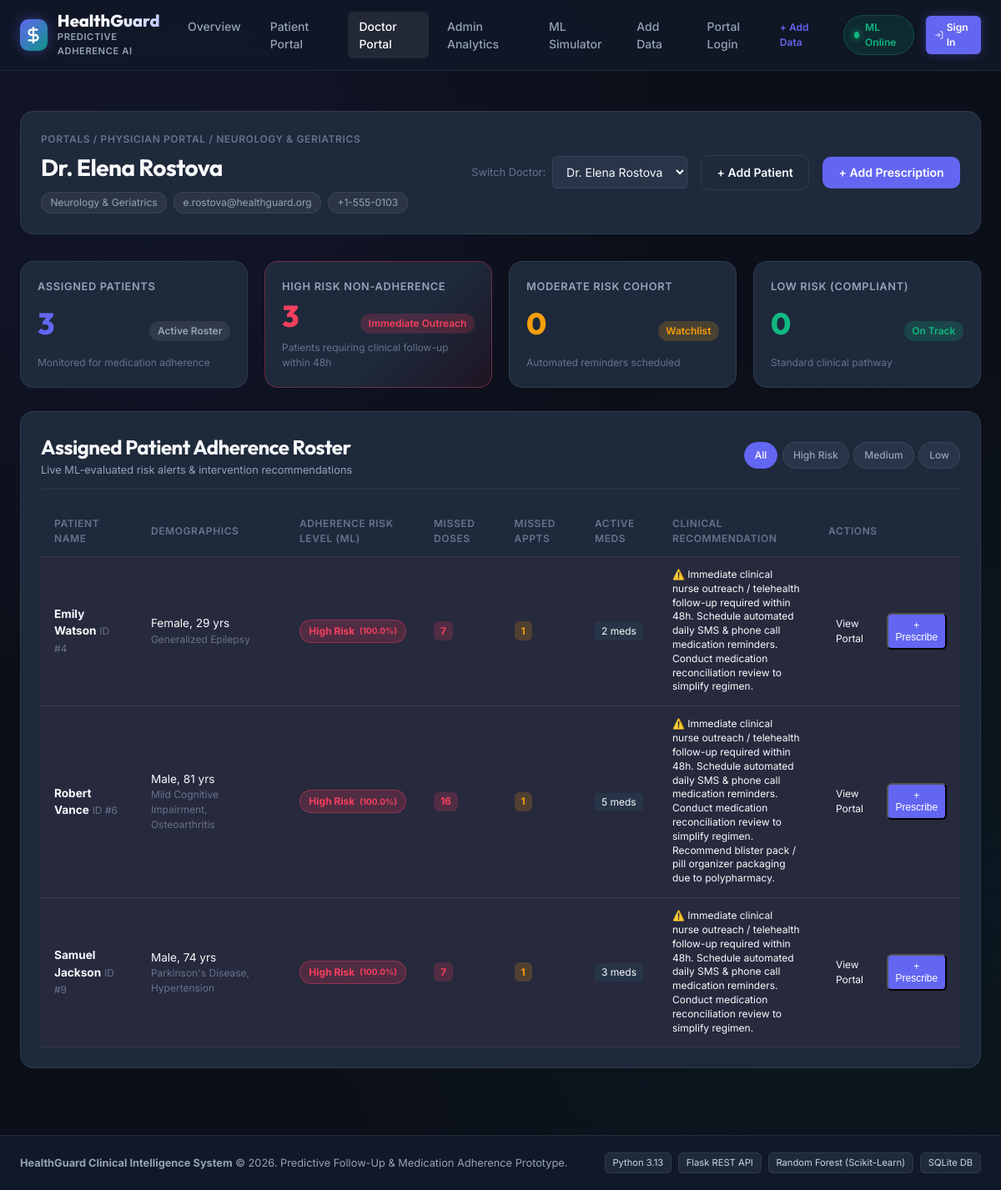
The page /doctor/3 on the database as committed earlier.
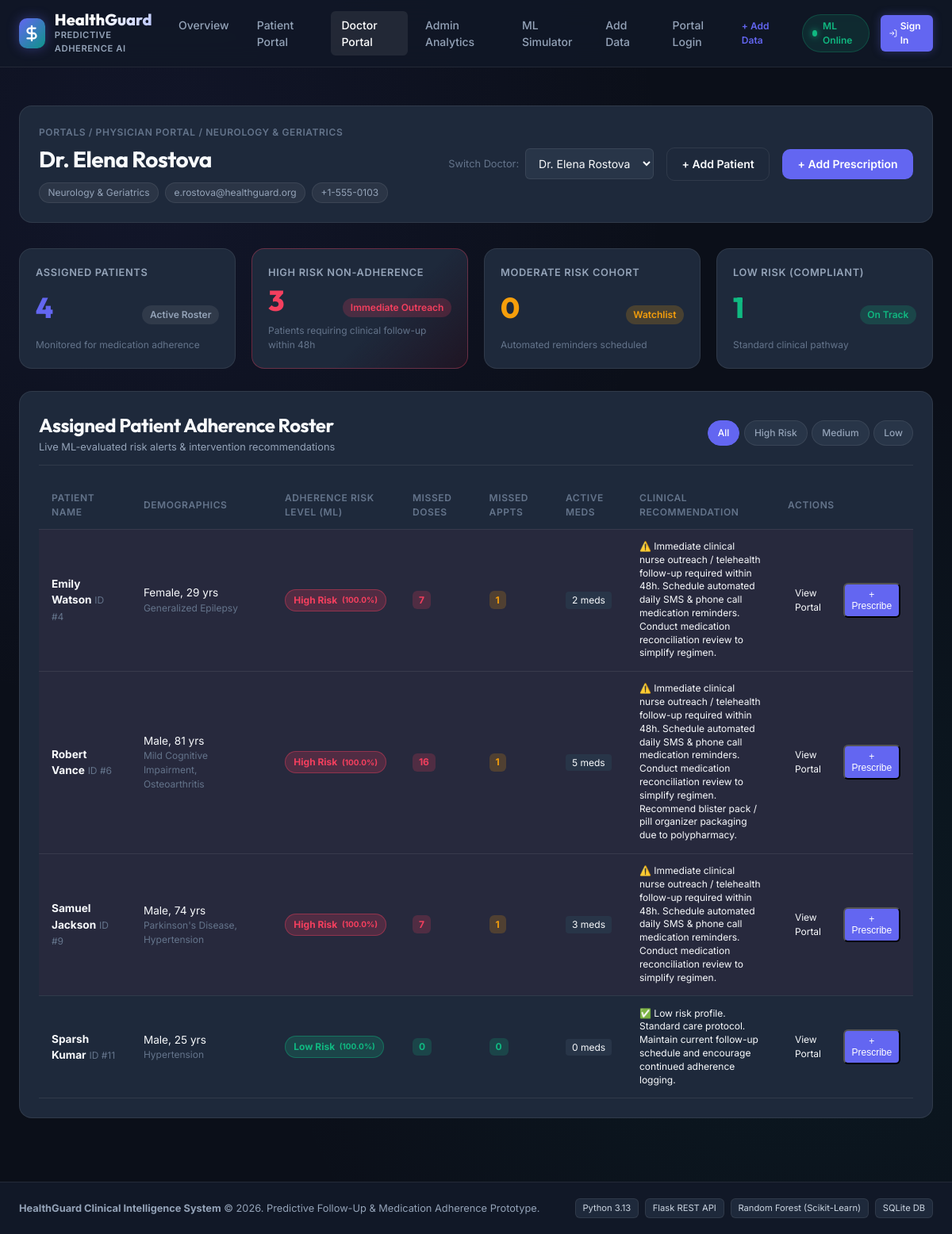
The same page on the database as committed later.
### tables this page shows
CREATE TABLE doctors (
    id INTEGER PRIMARY KEY AUTOINCREMENT,
    name TEXT NOT NULL,
    specialty TEXT NOT NULL,
    email TEXT UNIQUE NOT NULL,
    phone TEXT,
    created_at TIMESTAMP DEFAULT CURRENT_TIMESTAMP
);

CREATE TABLE risk_assessments (
    id INTEGER PRIMARY KEY AUTOINCREMENT,
    patient_id INTEGER NOT NULL,
    risk_level TEXT NOT NULL CHECK(risk_level IN ('Low', 'Medium', 'High')),
    risk_score REAL NOT NULL,
    features_json TEXT NOT NULL,
    recommendations TEXT,
    evaluated_at TIMESTAMP DEFAULT CURRENT_TIMESTAMP,
    FOREIGN KEY (patient_id) REFERENCES patients(id) ON DELETE CASCADE
);

CREATE TABLE patients (
    id INTEGER PRIMARY KEY AUTOINCREMENT,
    doctor_id INTEGER,
    name TEXT NOT NULL,
    age INTEGER NOT NULL CHECK(age >= 0 AND age <= 125),
    gender TEXT CHECK(gender IN ('Male', 'Female', 'Other')),
    phone TEXT,
    email TEXT UNIQUE,
    chronic_conditions TEXT,
    created_at TIMESTAMP DEFAULT CURRENT_TIMESTAMP,
    FOREIGN KEY (doctor_id) REFERENCES doctors(id) ON DELETE SET NULL
);

### app/routes_portal.py (the view)
@portal_bp.route("/doctor/<int:doctor_id>")
def doctor_portal(doctor_id: int):
    doctor = query_db("SELECT * FROM doctors WHERE id = ?;", (doctor_id,), one=True)
    if not doctor:
        return render_template("404.html", message=f"Doctor #{doctor_id} not found"), 404
    all_doctors = query_db("SELECT id, name, specialty FROM doctors ORDER BY id ASC;")
    risk_filter = request.args.get("risk", "All")
    query = """
        SELECT
            p.id, p.name, p.age, p.gender, p.phone, p.email, p.chronic_conditions,
            r.risk_level, r.risk_score, r.recommendations, r.evaluated_at,
            (SELECT COUNT(*) FROM prescriptions rx WHERE rx.patient_id = p.id AND rx.status = 'Active') as active_meds_count,
            (SELECT COUNT(*) FROM adherence_logs al WHERE al.patient_id = p.id AND al.status = 'Missed') as total_missed_doses,
            (SELECT COUNT(*) FROM follow_up_schedules fs WHERE fs.patient_id = p.id AND fs.status = 'Missed') as total_missed_appts
        FROM patients p
        LEFT JOIN risk_assessments r ON r.id = (
            SELECT id FROM risk_assessments ra WHERE ra.patient_id = p.id ORDER BY evaluated_at DESC, id DESC LIMIT 1
        )
        WHERE p.doctor_id = ?
    """
    params = [doctor_id]
    if risk_filter in ["Low", "Medium", "High"]:
        query += " AND r.risk_level = ?"
        params.append(risk_filter)
    query += " ORDER BY CASE r.risk_level WHEN 'High' THEN 1 WHEN 'Medium' THEN 2 ELSE 3 END, p.name ASC;"
    assigned_patients = query_db(query, tuple(params))
    counts = query_db(
        """SELECT
               COUNT(p.id) as total_patients,
               SUM(CASE WHEN r.risk_level = 'High' THEN 1 ELSE 0 END) as high_risk,
               SUM(CASE WHEN r.risk_level = 'Medium' THEN 1 ELSE 0 END) as med_risk,
               SUM(CASE WHEN r.risk_level = 'Low' THEN 1 ELSE 0 END) as low_risk
           FROM patients p
           LEFT JOIN risk_assessments r ON r.id = (
               SELECT id FROM risk_assessments ra WHERE ra.patient_id = p.id ORDER BY evaluated_at DESC, id DESC LIMIT 1
           )
           WHERE p.doctor_id = ?;""",
        (doctor_id,),
        one=True,
    )
    return render_template(
        "doctor.html",
        doctor=doctor,
        all_doctors=all_doctors,
        patients=assigned_patients,
        stats=counts,
        current_filter=risk_filter,
    )

### app/templates/doctor.html (shortened to what this page needs)
{% extends "base.html" %}
{% block content %}
<div class="portal-header-bar">
    <div>
        <div class="breadcrumb">Portals / Physician Portal / {{ doctor.specialty }}</div>
        <h1 class="page-title">{{ doctor.name }}</h1>
        <div class="patient-tags">
            <span class="tag-pill">{{ doctor.specialty }}</span>
            <span class="tag-pill">{{ doctor.email }}</span>
            <span class="tag-pill">{{ doctor.phone }}</span>
        </div>
    </div>
    <div class="header-actions-group">
        <div class="quick-switcher">
            <label for="switchDoc">Switch Doctor:</label>
            <select id="switchDoc" class="form-select" onchange="window.location.href='/doctor/' + this.value;">
                {% for d in all_doctors %}
                    <option value="{{ d.id }}" {% if d.id == doctor.id %}selected{% endif %}>
                        {{ d.name }}
                    </option>
                {% endfor %}
            </select>
        </div>
        <a href="{{ url_for('portal.add_data_portal', tab='patient') }}" class="btn btn-outline">
            + Add Patient
        </a>
        <button class="btn btn-primary" onclick="openAddRxModal();">
            + Add Prescription
        </button>
    </div>
</div>
<div class="dashboard-stats-grid">
    <div class="stat-card">
        <div class="stat-title">Assigned Patients</div>
        <div class="stat-main">
            <div class="stat-num text-indigo">{{ stats.total_patients or 0 }}</div>
            <div class="stat-badge badge-neutral">Active Roster</div>
        </div>
        <div class="stat-subtext">Monitored for medication adherence</div>
    </div>
    <div class="stat-card stat-alert-high">
        <div class="stat-title">High Risk Non-Adherence</div>
        <div class="stat-main">
            <div class="stat-num text-rose">{{ stats.high_risk or 0 }}</div>
            <div class="stat-badge badge-danger">Immediate Outreach</div>
        </div>
        <div class="stat-subtext">Patients requiring clinical follow-up within 48h</div>
    </div>
    <div class="stat-card">
        <div class="stat-title">Moderate Risk Cohort</div>
        <div class="stat-main">
            <div class="stat-num text-amber">{{ stats.med_risk or 0 }}</div>
            <div class="stat-badge badge-warning">Watchlist</div>
        </div>
        <div class="stat-subtext">Automated reminders scheduled</div>
    </div>
    <div class="stat-card">
        <div class="stat-title">Low Risk (Compliant)</div>
        <div class="stat-main">
            <div class="stat-num text-emerald">{{ stats.low_risk or 0 }}</div>
            <div class="stat-badge badge-success">On Track</div>
        </div>
        <div class="stat-subtext">Standard clinical pathway</div>
    </div>
</div>
<div class="panel-card mt-4">
    <div class="panel-header flex-between">
        <div>
            <h2>Assigned Patient Adherence Roster</h2>
            <p class="panel-subtitle">Live ML-evaluated risk alerts &amp; intervention recommendations</p>
        </div>
        <div class="filter-pills">
            <a href="/doctor/{{ doctor.id }}?risk=All" class="filter-pill {% if current_filter == 'All' %}active{% endif %}">All</a>
            <a href="/doctor/{{ doctor.id }}?risk=High" class="filter-pill pill-danger {% if current_filter == 'High' %}active{% endif %}">High Risk</a>
            <a href="/doctor/{{ doctor.id }}?risk=Medium" class="filter-pill pill-warning {% if current_filter == 'Medium' %}active{% endif %}">Medium</a>
            <a href="/doctor/{{ doctor.id }}?risk=Low" class="filter-pill pill-success {% if current_filter == 'Low' %}active{% endif %}">Low</a>
        </div>
    </div>
    {% if patients %}
        <div class="table-responsive">
            <table class="data-table">
                <thead>
                    <tr>
                        <th>Patient Name</th>
                        <th>Demographics</th>
                        <th>Adherence Risk Level (ML)</th>
                        <th>Missed Doses</th>
                        <th>Missed Appts</th>
                        <th>Active Meds</th>
                        <th>Clinical Recommendation</th>
                        <th>Actions</th>
                    </tr>
                </thead>
                <tbody>
                    {% for p in patients %}
                        <tr class="{% if p.risk_level == 'High' %}row-high-risk{% endif %}">
                            <td>
                                <div class="patient-name-cell">
                                    <strong>{{ p.name }}</strong>
                                    <span class="text-muted small">ID #{{ p.id }}</span>
                                </div>
                            </td>
                            <td>
                                <div>{{ p.gender }}, {{ p.age }} yrs</div>
                                <div class="text-muted small truncate-text" title="{{ p.chronic_conditions }}">{{ p.chronic_conditions }}</div>
                            </td>
                            <td>
                                <span class="badge-risk badge-risk-{{ p.risk_level|lower if p.risk_level else 'low' }}">
                                    {{ p.risk_level or 'Low' }} Risk
                                    {% if p.risk_score %}
                                        <small>({{ p.risk_score }}%)</small>
                                    {% endif %}
                                </span>
                            </td>
                            <td>
                                <span class="counter-badge {% if p.total_missed_doses > 3 %}counter-danger{% elif p.total_missed_doses > 0 %}counter-warning{% else %}counter-safe{% endif %}">
                                    {{ p.total_missed_doses or 0 }}
                                </span>
                            </td>
                            <td>
                                <span class="counter-badge {% if p.total_missed_appts > 1 %}counter-danger{% elif p.total_missed_appts > 0 %}counter-warning{% else %}counter-safe{% endif %}">
                                    {{ p.total_missed_appts or 0 }}
                                </span>
                            </td>
                            <td>
                                <span class="badge-neutral-sm">{{ p.active_meds_count or 0 }} meds</span>
                            </td>
                            <td class="rec-cell">
                                <span class="text-small" title="{{ p.recommendations }}">{{ p.recommendations or 'Standard monitoring protocol.' }}</span>
                            </td>
                            <td>
                                <div class="btn-group-actions">
                                    <a href="/patient/{{ p.id }}" class="btn-xs btn-outline" title="Open Patient Portal">
                                        View Portal
                                    </a>
                                    <button class="btn-xs btn-primary" onclick="openAddRxModalForPatient({{ p.id }}, '{{ p.name }}');" title="Prescribe Medication">
                                        + Prescribe
                                    </button>
                                </div>
                            </td>
                        </tr>
                    {% endfor %}
                </tbody>
            </table>
        </div>
    {% else %}
        <div class="empty-state">
            <p>No patients match the selected filter criteria.</p>
        </div>
    {% endif %}
</div>
{% endblock %}

Rows that differ between the two databases and show on the page:
added risk_assessments: name "Sparsh Kumar", id "11", gender "Male", age "25", chronic_conditions "Hypertension", risk_level "Low", risk_score "100.0", total_missed_doses "0", total_missed_appts "0", active_meds_count "0", recommendations "✅ Low risk profile. Standard care protocol. Maintain current follow-up schedule and encourage continued adherence logging."
Other text that changed with them:
{{ stats.total_patients or 0 }}: "3" → "4"
{{ stats.low_risk or 0 }}: "0" → "1"
